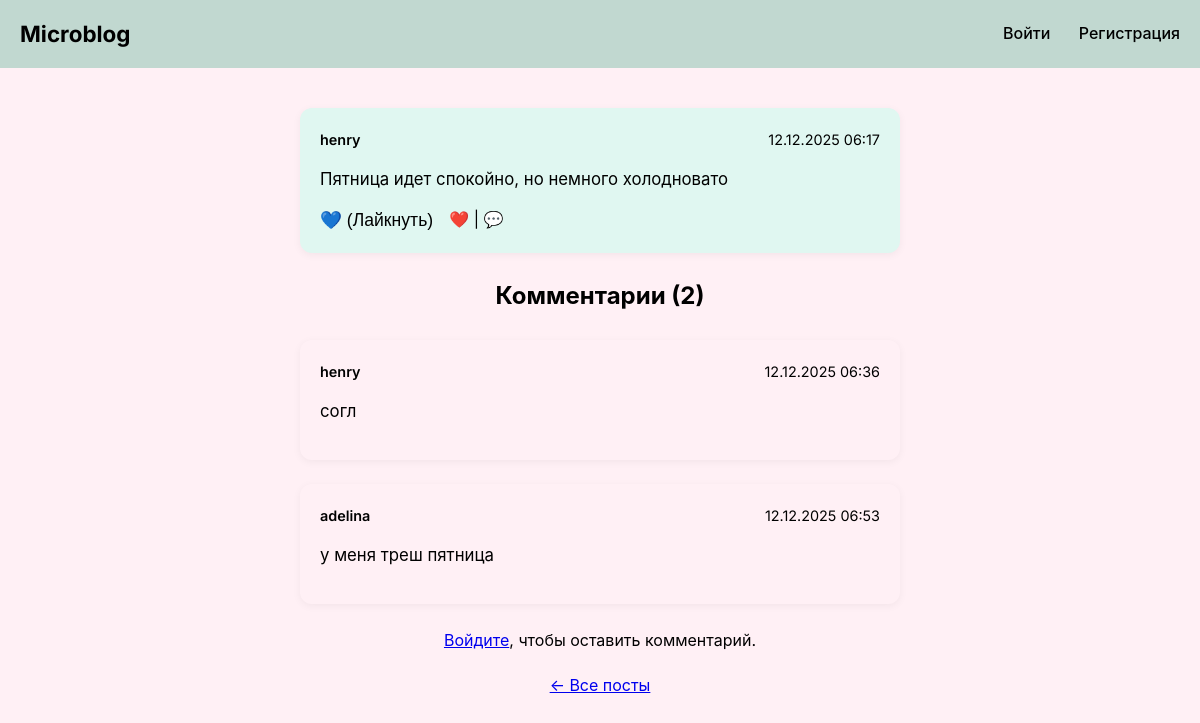
The app's page /post/1/ with its own data.
### blog/models.py (models this page shows, shortened)
class Post(models.Model):
    author = models.ForeignKey(User, on_delete=models.CASCADE, related_name='posts')
    title = models.CharField(max_length=200, blank=True)
    content = models.TextField()
    created_at = models.DateTimeField(auto_now_add=True)
    updated_at = models.DateTimeField(auto_now=True)

class Comment(models.Model):
    post = models.ForeignKey(Post, on_delete=models.CASCADE, related_name='comments')
    author = models.ForeignKey(User, on_delete=models.CASCADE)
    content = models.TextField()
    created_at = models.DateTimeField(auto_now_add=True)
    updated_at = models.DateTimeField(auto_now=True)

### blog/views.py (the view)
# urls.py: path('post/<int:post_id>/', views.post_detail, name='post_detail'),
def post_detail(request, post_id):
    post = get_object_or_404(Post, id=post_id)
    comments = post.comments.select_related('author').order_by('created_at')
    if request.user.is_authenticated:
        post.liked = Like.objects.filter(post=post, user=request.user).exists()
    else:
        post.liked = False
    if request.user.is_authenticated:
        if request.method == 'POST':
            form = CommentForm(request.POST)
            if form.is_valid():
                comment = form.save(commit=False)
                comment.post = post
                comment.author = request.user
                comment.save()
                messages.success(request, 'Комментарий добавлен!')
                return redirect('post_detail', post_id=post.id)
        else:
            form = CommentForm()
    else:
        form = None
    return render(request, 'blog/post_detail.html', {
        'post': post,
        'comments': comments,
        'form': form,
    })

### templates/blog/post_detail.html (shortened to what this page needs)
{% extends 'base.html' %}
{% block content %}
<article class="post-card">
  <div class="post-header">
    <span class="post-author">{{ post.author.username }}</span>
    <time>{{ post.created_at|date:"d.m.Y H:i" }}</time>
  </div>
  <div class="post-content">{{ post.content|linebreaks }}</div>
  <div class="post-actions">
    <form method="post" action="{% url 'like_post' post.id %}">
      <button type="submit" class="like-btn {% if post.liked %}liked{% endif %}">
        {% if post.liked %}❤️ (Отменить){% else %}💙 (Лайкнуть){% endif %}
      </button>
    </form>
    <span>❤️ {{ post.likes_count }} | 💬 {{ post.comments_count }}</span>
  </div>
</article>
<h2 id="comments">Комментарии ({{ comments|length }})</h2>
{% for comment in comments %}
  <article class="post-card" style="background: var(--mint);">
    <div class="post-header">
      <span class="post-author">{{ comment.author.username }}</span>
      <time>{{ comment.created_at|date:"d.m.Y H:i" }}</time>
    </div>
    <div class="post-content">{{ comment.content|linebreaks }}</div>
  </article>
{% empty %}
  <p>Пока нет комментариев.</p>
{% endfor %}
{% if user.is_authenticated %}
  <div class="post-card" style="margin-top: 30px;">
    <h3>Оставить комментарий</h3>
    <form method="post" style="margin-top: 16px;">
      {% csrf_token %}
      <div class="form-group">
        {{ form.content }}
      </div>
      <button type="submit" class="btn btn-primary">Отправить</button>
    </form>
  </div>
{% else %}
  <p><a href="{% url 'login' %}">Войдите</a>, чтобы оставить комментарий.</p>
{% endif %}
<a href="{% url 'home' %}" style="display: inline-block; margin-top: 20px;">← Все посты</a>
{% endblock %}

### static/css/style.css (style rules this page uses)
* { box-sizing: border-box; margin: 0; padding: 0; }
body { font-family: 'Inter', -apple-system, BlinkMacSystemFont, 'Segoe UI', sans-serif; background-color: #fff0f5; color: var(--text-primary); line-height: 1.6; }
.post-card { background: #d1e4e9; border-radius: 14px; padding: 20px; margin-bottom: 24px; transition: transform 0.2s; max-width: 800px; }
.post-header { display: flex; justify-content: space-between; margin-bottom: 12px; font-size: 0.9rem; color: var(--text-secondary); }
.post-author { font-weight: 600; color: var(--text-primary); }
.post-content { margin: 14px 0; font-size: 1.05rem; line-height: 1.7; white-space: pre-line; }
.post-actions { display: flex; align-items: center; margin-top: 14px; gap: 16px; }
.like-btn, .comment-link { background: none; border: none; color: var(--text-secondary); cursor: pointer; font-size: 1.1rem; display: flex; align-items: center; gap: 6px; transition: color 0.2s; }
.post-card { background-color: #e0f7f1; border-radius: 12px; padding: 20px; width: 600px; box-shadow: 0 2px 8px rgba(0,0,0,0.05); transition: transform 0.2s ease; }
h2 { margin-bottom: 25px; }

### records on screen
Post: author.username "henry", created_at "12.12.2025 06:17", content "Пятница идет спокойно, но немного холодновато"
Comment: author.username "henry", created_at "12.12.2025 06:36", content "согл"
Comment: author.username "adelina", created_at "12.12.2025 06:53", content "у меня треш пятница"

### other values on screen
{{ comments|length }} "2"
